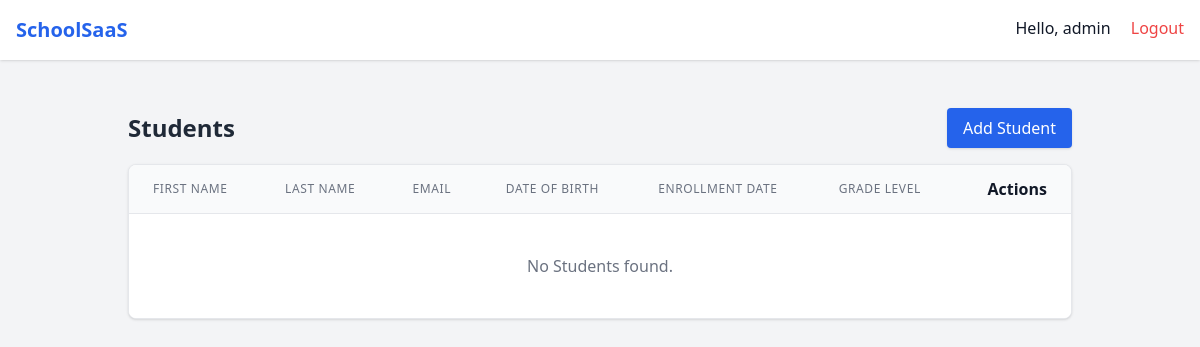
Page /academics/students/ (signed in) on the earlier database version.
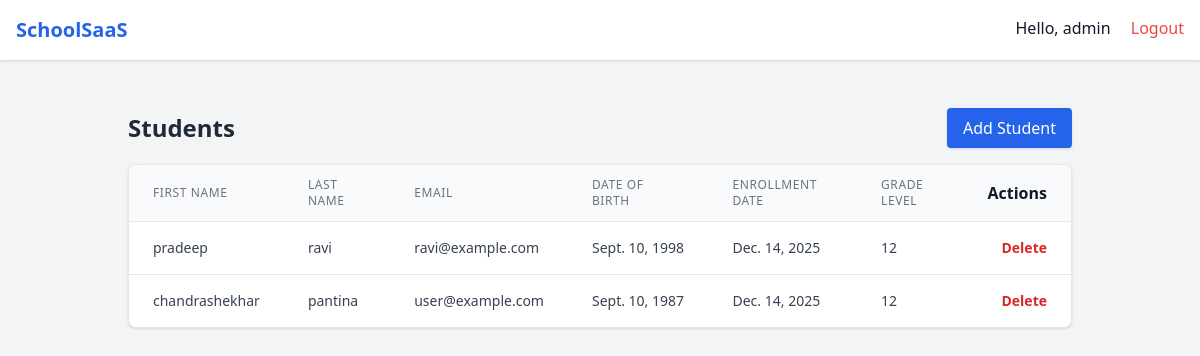
Same page on the later database version.
### academics/models.py (models this page shows, shortened)
class Student(models.Model):
    first_name = models.CharField(max_length=100)
    last_name = models.CharField(max_length=100)
    email = models.EmailField(unique=True)
    date_of_birth = models.DateField()
    enrollment_date = models.DateField(default=datetime.date.today)
    grade_level = models.IntegerField(default=1, help_text="e.g. 1-12")
    class Meta:
        verbose_name = "Student"
        verbose_name_plural = "Students"
        ordering = ['-enrollment_date', '-id']

### academics/views.py (the view)
# urls.py: path('students/', views.StudentListView.as_view(), name='student-list'),
class StudentListView(SmartListView):
    model = Student

### core/templatetags/core_tags.py (called while the page is built)
@register.filter
def get_app_label(obj):
    return obj._meta.app_label

@register.filter
def get_model_name(obj):
    return obj._meta.model_name

@register.filter
def get_attribute(obj, attr_name):
    try:
        if hasattr(obj, attr_name):
            value = getattr(obj, attr_name)
            display_method = f"get_{attr_name}_display"
            if hasattr(obj, display_method):
                return getattr(obj, display_method)()
            if callable(value):
                return value()
            return value
    except Exception:
        return ""
    return ""

### core/views.py (called while the page is built)
    def get_context_data(self, **kwargs):
        context = super().get_context_data(**kwargs)
        model = self.model
        context['columns'] = [f.name for f in model._meta.fields if f.name != 'id']
        context['verbose_names'] = [f.verbose_name.title() for f in model._meta.fields if f.name != 'id']
        context['model_name'] = model._meta.verbose_name
        context['model_name_plural'] = model._meta.verbose_name_plural
        app_label = model._meta.app_label
        model_name = model._meta.model_name
        context['create_url'] = reverse_lazy(f"{app_label}:{model_name}-create")
        return context

### core/templates/core/generic_list.html (shortened to what this page needs)
{% extends "base.html" %}
{% load core_tags %}
{% block content %}
<div class="p-6">
    <div class="flex justify-between items-center mb-4">
        <h1 class="text-2xl font-bold text-gray-800">{{ model_name_plural|title }}</h1>
        <a href="{{ create_url }}"
           class="bg-blue-600 hover:bg-blue-700 text-white px-4 py-2 rounded shadow transition">
            Add {{ model_name|title }}
        </a>
    </div>
    <div class="bg-white shadow rounded-lg overflow-hidden border border-gray-200">
        <table class="min-w-full divide-y divide-gray-200">
            <thead class="bg-gray-50">
                <tr>
                    {% for header in verbose_names %}
                    <th class="px-6 py-3 text-left text-xs font-medium text-gray-500 uppercase tracking-wider">
                        {{ header }}
                    </th>
                    {% endfor %}
                    <th class="px-6 py-3 text-right">Actions</th>
                </tr>
            </thead>
            <tbody class="bg-white divide-y divide-gray-200">
                {% for object in object_list %}
                <tr class="hover:bg-gray-50 transition">
                    {% for col in columns %}
                        <td class="px-6 py-4 whitespace-nowrap text-sm text-gray-700">
                            {{ object|get_attribute:col }}
                        </td>
                    {% endfor %}
                    <td class="px-6 py-4 whitespace-nowrap text-right text-sm font-medium">
                        <button hx-delete="{% url 'core:universal-delete' object|get_app_label object|get_model_name object.id %}"
                            hx-confirm="Are you sure you want to delete this record?"
                            hx-target="closest tr"
                            hx-swap="outerHTML"
                            class="text-red-600 hover:text-red-900 cursor-pointer font-bold">
                            Delete
                        </button>
                    </td>
                </tr>
                {% empty %}
                <tr>
                    <td colspan="100" class="px-6 py-10 text-center text-gray-500">
                        No {{ model_name_plural }} found.
                    </td>
                </tr>
                {% endfor %}
            </tbody>
        </table>
    </div>
</div>
{% endblock %}

### core/templates/base.html (shortened to what this page needs)
<!DOCTYPE html>
<html lang="en">
<head>
    <script src="https://cdn.tailwindcss.com"></script>
</head>
<body class="bg-gray-100 text-gray-900 font-sans antialiased"
      hx-headers='{"X-CSRFToken": "{{ csrf_token }}"}'>
    <nav class="bg-white shadow p-4 mb-6 flex justify-between">
        <a href="/" class="font-bold text-xl text-blue-600">SchoolSaaS</a>
        <div>
            {% if user.is_authenticated %}
                <span class="mr-4">Hello, {{ user.username }}</span>
                <form action="{% url 'logout' %}" method="post" class="inline">
                    <button type="submit" class="text-red-500 hover:text-red-700">Logout</button>
                </form>
            {% else %}
                <a href="{% url 'login' %}" class="text-blue-500 hover:text-blue-700">Login</a>
            {% endif %}
        </div>
    </nav>
    <main class="container mx-auto px-4">
        {% block content %}{% endblock %}
    </main>
</body>
</html>

Differences in the rows shown:
added Student: columns "pradeep" "ravi" "ravi@example.com" "Sept. 10, 1998" "Dec. 14, 2025" "12"
added Student: columns "chandrashekhar" "pantina" "user@example.com" "Sept. 10, 1987" "Dec. 14, 2025" "12"
Other differences:
{{ model_name_plural }}: "Students" → (not shown)
text no longer shown: "No found."
